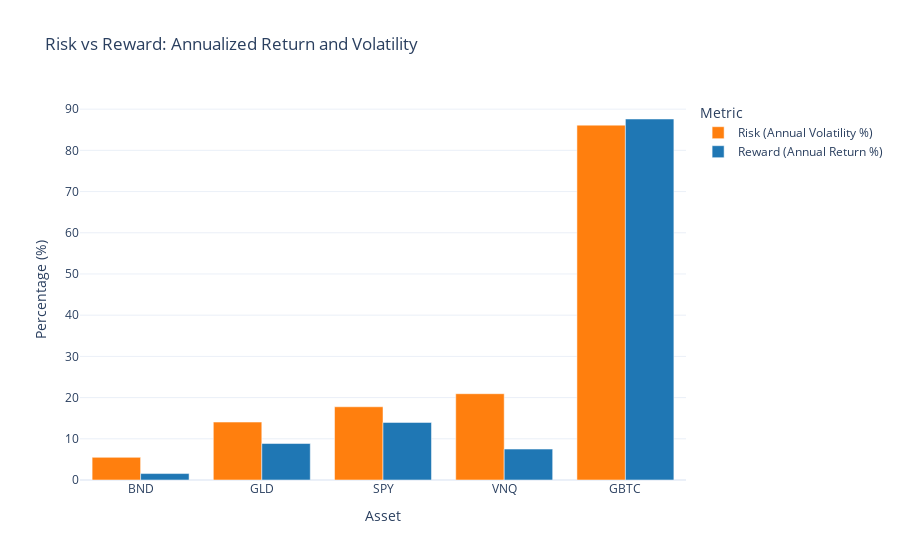

Source (notebook cell):
### Markdown cell above
## Visual: "Risk/Reward"

Note: ChatGPT was utilized in making this visual in the following ways:
1. Creating the side-by-side bar chart feature
2. Selecting colors

### Code cell
import pandas as pd
import plotly.express as px
import numpy as np

# Load data
df = pd.read_csv("equity_data.csv", parse_dates=["Date"])

# Pivot to get price data per asset
price_df = df.pivot(index="Date", columns="Ticker", values="Close").dropna()

# Calculate daily returns
returns = price_df.pct_change().dropna()

# Calculate annualized metrics
trading_days = 252
mean_returns = returns.mean() * trading_days
volatility = returns.std() * np.sqrt(trading_days)

# Prepare data for plotting
summary_df = pd.DataFrame({
    "Asset": mean_returns.index,
    "Risk (Annual Volatility %)": volatility.values * 100,
    "Reward (Annual Return %)": mean_returns.values * 100
})

# Melt for side-by-side bar plot
plot_df = summary_df.melt(id_vars="Asset", var_name="Metric", value_name="Value")

color_map = {
    "Risk (Annual Volatility %)": "#ff7f0e",
    "Reward (Annual Return %)": "#1f77b4"
}

# Plot
fig = px.bar(
    plot_df,
    x="Asset",
    y="Value",
    color="Metric",
    barmode="group",
    title="Risk vs Reward: Annualized Return and Volatility",
    labels={"Value": "Percentage (%)"},
    color_discrete_map=color_map,
    category_orders={"Asset": ['BND', 'GLD', 'SPY', 'VNQ', 'GBTC']}
)

fig.update_layout(template="plotly_white")
fig.write_image("Risk Reward.svg", format="svg")
fig.write_image("Risk Reward.png", format="png")
fig.show()

### Figure 1 — Plotly figure (JSON) as saved in the notebook; plotly's stock layout.template omitted (floating-point values rounded to 4 significant figures)
{"data": [{"alignmentgroup": "True", "hovertemplate": "Metric=Risk (Annual Volatility %)<br>Asset=%{x}<br>Percentage (%)=%{y}<extra></extra>", "legendgroup": "Risk (Annual Volatility %)", "marker": {"color": "#ff7f0e", "pattern": {"shape": ""}}, "name": "Risk (Annual Volatility %)", "offsetgroup": "Risk (Annual Volatility %)", "orientation": "v", "showlegend": true, "textposition": "auto", "type": "bar", "x": ["BND", "GBTC", "GLD", "SPY", "VNQ"], "xaxis": "x", "y": [5.495, 86.12, 14.06, 17.77, 20.94], "yaxis": "y"}, {"alignmentgroup": "True", "hovertemplate": "Metric=Reward (Annual Return %)<br>Asset=%{x}<br>Percentage (%)=%{y}<extra></extra>", "legendgroup": "Reward (Annual Return %)", "marker": {"color": "#1f77b4", "pattern": {"shape": ""}}, "name": "Reward (Annual Return %)", "offsetgroup": "Reward (Annual Return %)", "orientation": "v", "showlegend": true, "textposition": "auto", "type": "bar", "x": ["BND", "GBTC", "GLD", "SPY", "VNQ"], "xaxis": "x", "y": [1.561, 87.61, 8.854, 13.98, 7.505], "yaxis": "y"}], "layout": {"barmode": "group", "legend": {"title": {"text": "Metric"}, "tracegroupgap": 0}, "title": {"text": "Risk vs Reward: Annualized Return and Volatility"}, "xaxis": {"anchor": "y", "categoryarray": ["BND", "GLD", "SPY", "VNQ", "GBTC"], "categoryorder": "array", "domain": [0, 1], "title": {"text": "Asset"}}, "yaxis": {"anchor": "x", "domain": [0, 1], "title": {"text": "Percentage (%)"}}}}
